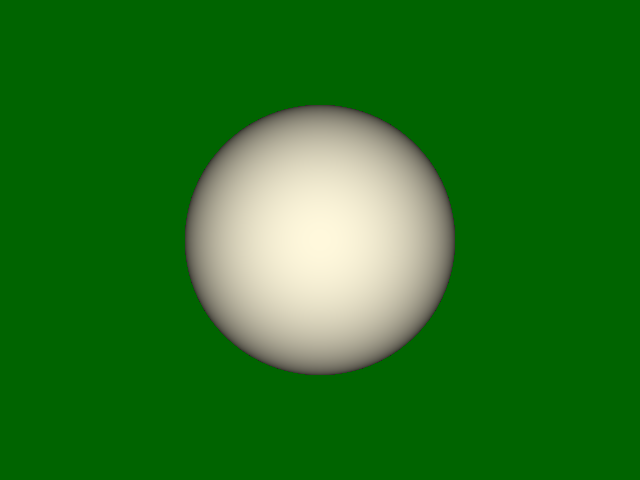

Python code for this plot:
#!/usr/bin/env python

# Render a smooth sphere using vtkSphereSource.

# Factory overrides: importing these modules registers the OpenGL rendering
# and interaction style implementations for vtkRenderingCore factory classes.
import vtkmodules.vtkInteractionStyle  # noqa: F401
import vtkmodules.vtkRenderingOpenGL2  # noqa: F401
# VTK pipeline classes used in this example
from vtkmodules.vtkFiltersSources import vtkSphereSource
from vtkmodules.vtkRenderingCore import (
    vtkActor,
    vtkPolyDataMapper,
    vtkRenderWindow,
    vtkRenderWindowInteractor,
    vtkRenderer,
)

# Colors (normalized RGB)
cornsilk_rgb = (1.0, 0.973, 0.863)
dark_green_background_rgb = (0.0, 0.392, 0.0)

# Source: generate a sphere with high resolution for a smooth surface
sphere_source = vtkSphereSource()
sphere_source.SetCenter(0.0, 0.0, 0.0)
sphere_source.SetRadius(5.0)
sphere_source.SetPhiResolution(100)
sphere_source.SetThetaResolution(100)

# Mapper: map the sphere to graphics primitives
mapper = vtkPolyDataMapper()
mapper.SetInputConnection(sphere_source.GetOutputPort())

# Actor: set visual properties and color
actor = vtkActor()
actor.SetMapper(mapper)
actor.GetProperty().SetColor(cornsilk_rgb)

# Renderer: assemble the scene
renderer = vtkRenderer()
renderer.AddActor(actor)
renderer.SetBackground(dark_green_background_rgb)

# Window: display the rendered scene
render_window = vtkRenderWindow()
render_window.AddRenderer(renderer)
render_window.SetWindowName("sphere")
render_window.SetMultiSamples(0)
render_window.SetSize(640, 480)

# Interactor: handle mouse and keyboard events
render_window_interactor = vtkRenderWindowInteractor()
render_window_interactor.SetRenderWindow(render_window)

# Launch the interactive visualization
render_window_interactor.Initialize()
render_window_interactor.Start()
